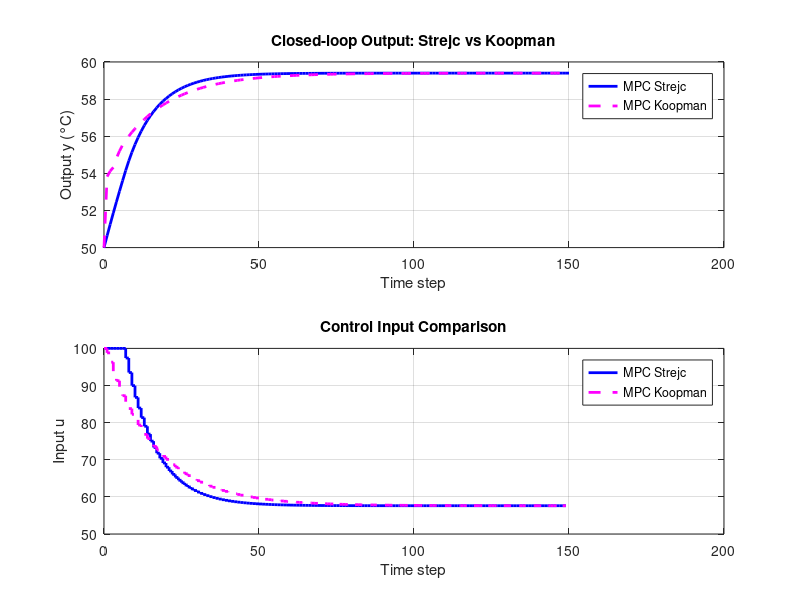
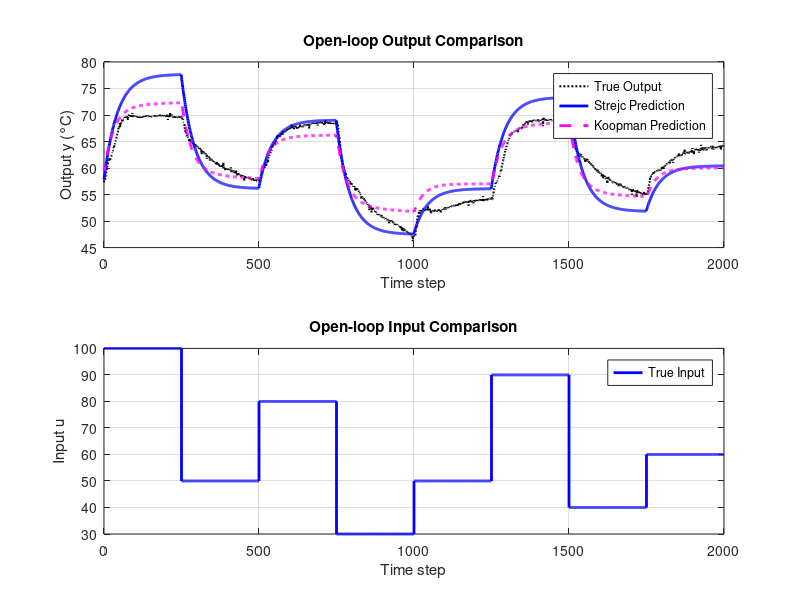

These figures' MATLAB source, in order:
clc; clear; close all;
%%
% Load results
load('results_koopman.mat', 'y_cl_desc', 'u_cl_desc','x_mean','u_mean');
y_koop = y_cl_desc(:);
u_koop = u_cl_desc(:);
koopman_last_u = u_cl_desc(end)
x_mean=x_mean(:);
x_std = 8.2880;

u_std = 26.3513;


load('results_strejc_to_zero.mat', 'y_cl_desc', 'u_cl_desc');
y_strejc = y_cl_desc(:);
u_strejc = u_cl_desc(:);
strejc_last_u = u_cl_desc(end)

sim_length = length(y_koop) - 1;
time = 0:sim_length;

% Control effort (sum of absolute values)
effort_koop = sum(abs(u_koop).^2);
effort_strejc = sum(abs(u_strejc).^2);

% Output magnitude
y_sum_koop = sum(abs(y_koop));
y_sum_strejc = sum(abs(y_strejc));

% Optional: error to 0°C
e_koop = y_koop -x_mean;  % reference = 0
e_strejc = y_strejc - x_mean;

e_sum_koop = sum(abs(e_koop));
e_sum_strejc = sum(abs(e_strejc));

e_koop_u = u_koop -u_mean;  % reference = 0
e_strejc_u = u_strejc - u_mean;

e_sum_koop_u = sum(abs(e_koop_u));
e_sum_strejc_u = sum(abs(e_strejc_u));

rmse_koop = sqrt(mean((y_koop).^2));
rmse_strejc = sqrt(mean((y_strejc).^2));

%obj value
Qy = 10;
Qu = 1;

obj_strejc=0;
obj_koop=0;
y_koop_scaled = (y_koop - x_mean) / x_std;
u_koop_scaled = (u_koop - u_mean) / u_std;
y_strej_scaled = (y_strejc - x_mean) / x_std;
u_strejc_scaled = (u_strejc - u_mean) / u_std;
for i=1:sim_length
    obj_koop = obj_koop + Qy*(y_koop_scaled(i))^2 + Qu*u_koop_scaled(i)^2; 
    obj_strejc= obj_strejc + Qy*(y_strej_scaled(i))^2 + Qu*u_strejc_scaled(i)^2; 
end



% Print comparison
fprintf('\n--- MPC Comparison ---\n');
fprintf('Sum |u|     Koopman: %.2f \t Strejc: %.2f\n', effort_koop, effort_strejc);
%fprintf('Sum |y|     Koopman: %.2f \t Strejc: %.2f\n', y_sum_koop, y_sum_strejc);
fprintf('Sum |e|     Koopman: %.2f \t Strejc: %.2f\n', e_sum_koop, e_sum_strejc);

fprintf('Sum |e_u |     Koopman: %.2f \t Strejc: %.2f\n', e_sum_koop_u, e_sum_strejc_u);


fprintf('RMSE (MPC Strejc vs 60 °C)   = %.4f\n', rmse_strejc);
fprintf('RMSE (MPC Koopman vs 60 °C)  = %.4f\n', rmse_koop);


figure;
subplot(2,1,1)
plot(time, y_strejc , 'b-', 'LineWidth', 2); hold on;
plot(time, y_koop, 'm--', 'LineWidth', 2);
xlabel('Time step'); ylabel('Output y (°C)');
legend('MPC Strejc', 'MPC Koopman');
title('Closed-loop Output: Strejc vs Koopman');
grid on;
% ylim([45 65])

subplot(2,1,2)
stairs(time(1:end-1), u_strejc, 'b-', 'LineWidth', 2); hold on;
stairs(time(1:end-1), u_koop, 'm--', 'LineWidth', 2);
xlabel('Time step'); ylabel('Input u');
legend('MPC Strejc', 'MPC Koopman');
title('Control Input Comparison');
grid on;


%% --- Open-loop Identification Comparison ---
% Load Strejc data
load('strejc_open_loop_comparison_data.mat', ...
    'y_open_desc', 'y_true', 'time', 'u_open_desc');

y_true = y_true(:);
y_open_strejc = y_open_desc(:);


% Load Koopman data
load('koopman_open_loop_comparison.mat', ...
    'y_koopman_desc');

y_open_koopman = y_koopman_desc(:);

y_open_strejc = y_open_strejc(2:end);
y_open_koopman = y_open_koopman(2:end);
y_open_desc = y_open_desc(1:end-1);
time = time(1:end-1);

% Compute RMSE (against the same y_true)
rmse_open_strejc = sqrt(mean((y_open_strejc - y_true).^2));
rmse_open_koopman = sqrt(mean((y_open_koopman - y_true).^2));

% Display RMSE
fprintf('\n--- Open-loop Prediction RMSE ---\n');
fprintf('RMSE (Open-loop Strejc)   = %.4f °C\n', rmse_open_strejc);
fprintf('RMSE (Open-loop Koopman)  = %.4f °C\n', rmse_open_koopman);

% Plot Open-loop Output Comparison
figure;
subplot(2,1,1)
plot(time, y_true, 'k:', 'LineWidth', 1.5); hold on;
plot(time, y_open_strejc, 'b-', 'LineWidth', 2);
plot(time, y_open_koopman, 'm--', 'LineWidth', 2);
xlabel('Time step'); ylabel('Output y (°C)');
legend('True Output', 'Strejc Prediction', 'Koopman Prediction');
title('Open-loop Output Comparison');
grid on;

subplot(2,1,2)
stairs(time, u_open_desc, 'b', 'LineWidth', 2); hold on;
xlabel('Time step'); ylabel('Input u');
legend('True Input');
title('Open-loop Input Comparison');
grid on;
